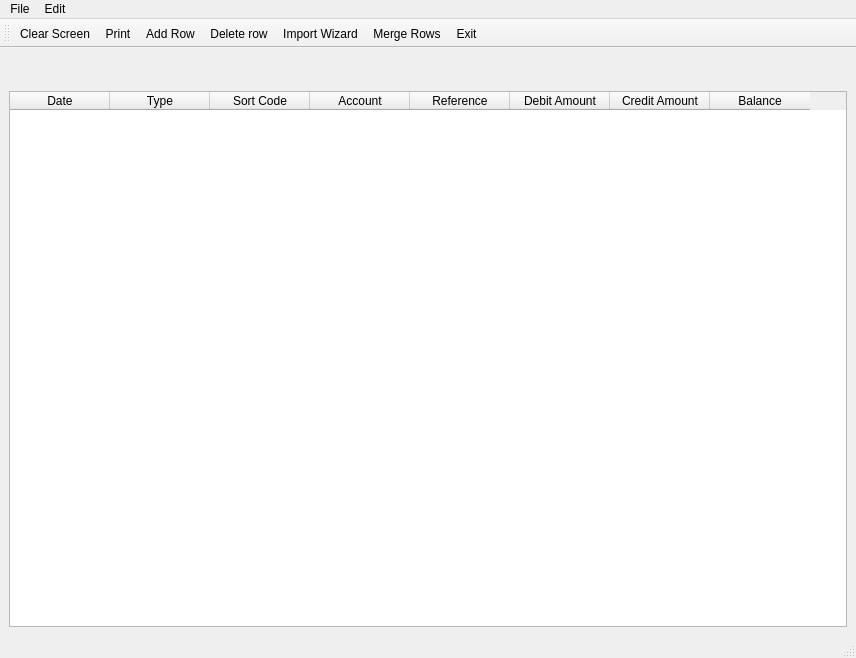
<?xml version="1.0" encoding="UTF-8"?>
<ui version="4.0">
 <class>MainWindow</class>
 <widget class="QMainWindow" name="MainWindow">
  <property name="geometry">
   <rect>
    <x>0</x>
    <y>0</y>
    <width>856</width>
    <height>658</height>
   </rect>
  </property>
  <property name="windowTitle">
   <string>Statement Cruncher</string>
  </property>
  <property name="styleSheet">
   <string notr="true">QPushButton, QLabel {
	color: #323233;
	font-family: &quot;Source Code Pro Semibold&quot;;
}

QLabel {
	font-size: 24px;
}

QLabel[objectName=&quot;incomingsLabel&quot;],
QLabel[objectName=&quot;incomingsLabelPrice&quot;] {
	color: rgb(0, 170, 0);
}

QLabel[objectName=&quot;outgoingsLabel&quot;],
QLabel[objectName=&quot;outgoingsLabelPrice&quot;] {
	
	color: rgb(170, 0, 0);
}
</string>
  </property>
  <widget class="QWidget" name="centralwidget">
   <layout class="QVBoxLayout" name="verticalLayout">
    <item>
     <layout class="QHBoxLayout" name="horizontalLayout">
      <item>
       <widget class="QLabel" name="incomingsLabelPrice">
        <property name="text">
         <string/>
        </property>
        <property name="alignment">
         <set>Qt::AlignRight|Qt::AlignTrailing|Qt::AlignVCenter</set>
        </property>
       </widget>
      </item>
      <item>
       <widget class="QLabel" name="outgoingsLabelPrice">
        <property name="text">
         <string/>
        </property>
       </widget>
      </item>
     </layout>
    </item>
    <item>
     <widget class="QTableWidget" name="tableWidget">
      <property name="sizeAdjustPolicy">
       <enum>QAbstractScrollArea::AdjustIgnored</enum>
      </property>
      <column>
       <property name="text">
        <string>Date</string>
       </property>
      </column>
      <column>
       <property name="text">
        <string>Type</string>
       </property>
      </column>
      <column>
       <property name="text">
        <string>Sort Code</string>
       </property>
      </column>
      <column>
       <property name="text">
        <string>Account</string>
       </property>
      </column>
      <column>
       <property name="text">
        <string>Reference</string>
       </property>
      </column>
      <column>
       <property name="text">
        <string>Debit Amount</string>
       </property>
      </column>
      <column>
       <property name="text">
        <string>Credit Amount</string>
       </property>
      </column>
      <column>
       <property name="text">
        <string>Balance</string>
       </property>
      </column>
     </widget>
    </item>
   </layout>
  </widget>
  <widget class="QStatusBar" name="statusbar"/>
  <widget class="QToolBar" name="toolBar">
   <property name="windowTitle">
    <string>toolBar</string>
   </property>
   <property name="toolButtonStyle">
    <enum>Qt::ToolButtonIconOnly</enum>
   </property>
   <attribute name="toolBarArea">
    <enum>TopToolBarArea</enum>
   </attribute>
   <attribute name="toolBarBreak">
    <bool>false</bool>
   </attribute>
   <addaction name="actionNew"/>
   <addaction name="actionPrint"/>
   <addaction name="actionAdd_Row"/>
   <addaction name="actionDelete_row"/>
   <addaction name="actionImport_Wizard"/>
   <addaction name="actionMege_Rows"/>
   <addaction name="actionExit"/>
  </widget>
  <widget class="QMenuBar" name="menubar">
   <property name="geometry">
    <rect>
     <x>0</x>
     <y>0</y>
     <width>856</width>
     <height>22</height>
    </rect>
   </property>
   <widget class="QMenu" name="menuFile">
    <property name="title">
     <string>File</string>
    </property>
    <addaction name="actionNew"/>
    <addaction name="separator"/>
    <addaction name="actionImport_Wizard"/>
    <addaction name="separator"/>
    <addaction name="actionExit"/>
   </widget>
   <widget class="QMenu" name="menuEdit">
    <property name="title">
     <string>Edit</string>
    </property>
    <addaction name="actionMege_Rows"/>
    <addaction name="separator"/>
    <addaction name="actionAdd_Row"/>
    <addaction name="actionDelete_row"/>
    <addaction name="separator"/>
   </widget>
   <addaction name="menuFile"/>
   <addaction name="menuEdit"/>
  </widget>
  <action name="actionNew">
   <property name="checkable">
    <bool>false</bool>
   </property>
   <property name="enabled">
    <bool>true</bool>
   </property>
   <property name="icon">
    <iconset>
     <normaloff>images/new-document.png</normaloff>images/new-document.png</iconset>
   </property>
   <property name="text">
    <string>Clear Screen</string>
   </property>
  </action>
  <action name="actionNew_window">
   <property name="icon">
    <iconset>
     <normaloff>images/new-document.png</normaloff>images/new-document.png</iconset>
   </property>
   <property name="text">
    <string>New window</string>
   </property>
  </action>
  <action name="actionOpen">
   <property name="text">
    <string>Open</string>
   </property>
  </action>
  <action name="actionSave">
   <property name="text">
    <string>Save</string>
   </property>
  </action>
  <action name="actionSave_as">
   <property name="text">
    <string>Save as</string>
   </property>
  </action>
  <action name="actionPage">
   <property name="icon">
    <iconset>
     <normaloff>images/printer.png</normaloff>images/printer.png</iconset>
   </property>
   <property name="text">
    <string>Page setup</string>
   </property>
  </action>
  <action name="actionPrint">
   <property name="icon">
    <iconset>
     <normaloff>images/printer.png</normaloff>images/printer.png</iconset>
   </property>
   <property name="text">
    <string>Print</string>
   </property>
  </action>
  <action name="actionExit">
   <property name="icon">
    <iconset>
     <normaloff>images/exit.png</normaloff>images/exit.png</iconset>
   </property>
   <property name="text">
    <string>Exit</string>
   </property>
  </action>
  <action name="actionUndo">
   <property name="icon">
    <iconset>
     <normaloff>images/undo.png</normaloff>images/undo.png</iconset>
   </property>
   <property name="text">
    <string>Undo</string>
   </property>
  </action>
  <action name="actionRedo">
   <property name="icon">
    <iconset>
     <normaloff>images/redo.png</normaloff>images/redo.png</iconset>
   </property>
   <property name="text">
    <string>Redo</string>
   </property>
  </action>
  <action name="actionCut">
   <property name="icon">
    <iconset>
     <normaloff>images/cut.png</normaloff>images/cut.png</iconset>
   </property>
   <property name="text">
    <string>Cut</string>
   </property>
  </action>
  <action name="actionCopy">
   <property name="icon">
    <iconset>
     <normaloff>images/copy.png</normaloff>images/copy.png</iconset>
   </property>
   <property name="text">
    <string>Copy</string>
   </property>
  </action>
  <action name="actionPaste">
   <property name="icon">
    <iconset>
     <normaloff>images/paste.png</normaloff>images/paste.png</iconset>
   </property>
   <property name="text">
    <string>Paste</string>
   </property>
  </action>
  <action name="actionDelete">
   <property name="text">
    <string>Delete</string>
   </property>
  </action>
  <action name="actionFind">
   <property name="icon">
    <iconset>
     <normaloff>images/find.png</normaloff>images/find.png</iconset>
   </property>
   <property name="text">
    <string>Find</string>
   </property>
  </action>
  <action name="actionFind_next">
   <property name="icon">
    <iconset>
     <normaloff>images/find.png</normaloff>images/find.png</iconset>
   </property>
   <property name="text">
    <string>Find next</string>
   </property>
  </action>
  <action name="actionFind_previous">
   <property name="icon">
    <iconset>
     <normaloff>images/find.png</normaloff>images/find.png</iconset>
   </property>
   <property name="text">
    <string>Find previous</string>
   </property>
  </action>
  <action name="actionReplace">
   <property name="icon">
    <iconset>
     <normaloff>images/replace.png</normaloff>images/replace.png</iconset>
   </property>
   <property name="text">
    <string>Replace</string>
   </property>
  </action>
  <action name="actionGo_to">
   <property name="text">
    <string>Search</string>
   </property>
  </action>
  <action name="actionSelect_all">
   <property name="text">
    <string>Select all</string>
   </property>
  </action>
  <action name="actionDate_Time">
   <property name="text">
    <string>Date/Time</string>
   </property>
  </action>
  <action name="actionFont">
   <property name="icon">
    <iconset>
     <normaloff>images/font.png</normaloff>images/font.png</iconset>
   </property>
   <property name="text">
    <string>Font</string>
   </property>
  </action>
  <action name="actionZoom">
   <property name="text">
    <string>Zoom</string>
   </property>
  </action>
  <action name="actionStatus_bar">
   <property name="text">
    <string>Status bar</string>
   </property>
  </action>
  <action name="actionWord_wrap">
   <property name="text">
    <string>Word wrap</string>
   </property>
  </action>
  <action name="actionAdd_Row">
   <property name="icon">
    <iconset>
     <normaloff>images/plus.png</normaloff>images/plus.png</iconset>
   </property>
   <property name="text">
    <string>Add Row</string>
   </property>
  </action>
  <action name="actionAdd_column">
   <property name="icon">
    <iconset>
     <normaloff>images/plus.png</normaloff>images/plus.png</iconset>
   </property>
   <property name="text">
    <string>Add column</string>
   </property>
  </action>
  <action name="actionDelete_row">
   <property name="icon">
    <iconset>
     <normaloff>images/delete.png</normaloff>images/delete.png</iconset>
   </property>
   <property name="text">
    <string>Delete row</string>
   </property>
  </action>
  <action name="actionDelete_column">
   <property name="icon">
    <iconset>
     <normaloff>images/delete.png</normaloff>images/delete.png</iconset>
   </property>
   <property name="text">
    <string>Delete column</string>
   </property>
  </action>
  <action name="actionImport_Wizard">
   <property name="icon">
    <iconset>
     <normaloff>images/wizard.png</normaloff>images/wizard.png</iconset>
   </property>
   <property name="text">
    <string>Import Wizard</string>
   </property>
  </action>
  <action name="actionFont_Increase">
   <property name="icon">
    <iconset>
     <normaloff>images/font.png</normaloff>images/font.png</iconset>
   </property>
   <property name="text">
    <string>Font Increase</string>
   </property>
  </action>
  <action name="actionFont_Decrease">
   <property name="icon">
    <iconset>
     <normaloff>images/font.png</normaloff>images/font.png</iconset>
   </property>
   <property name="text">
    <string>Font Decrease</string>
   </property>
  </action>
  <action name="actionMege_Rows">
   <property name="icon">
    <iconset>
     <normaloff>images/merge.png</normaloff>images/merge.png</iconset>
   </property>
   <property name="text">
    <string>Merge Rows</string>
   </property>
  </action>
 </widget>
 <resources/>
 <connections/>
</ui>
